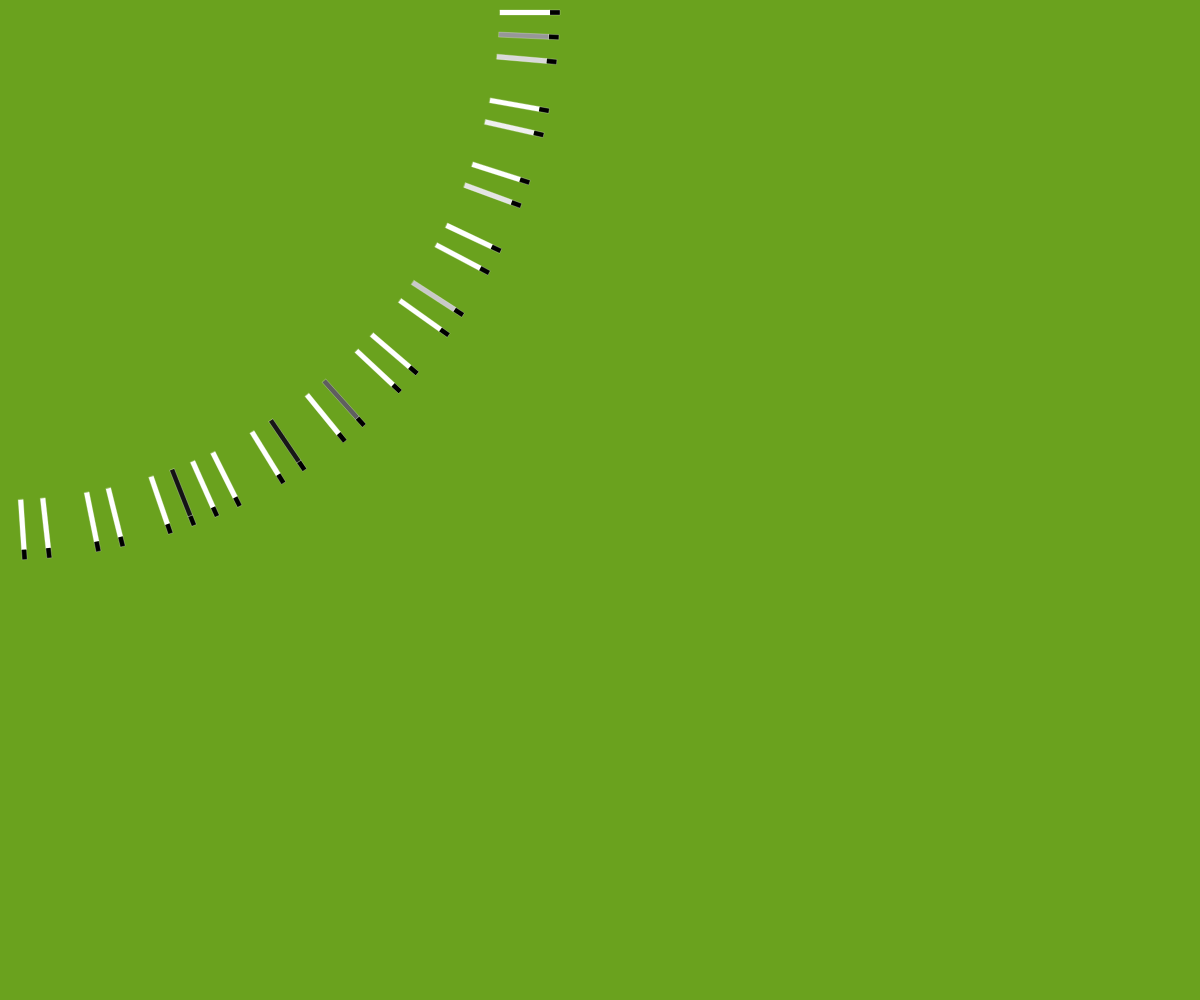
Frame 1 (no input)
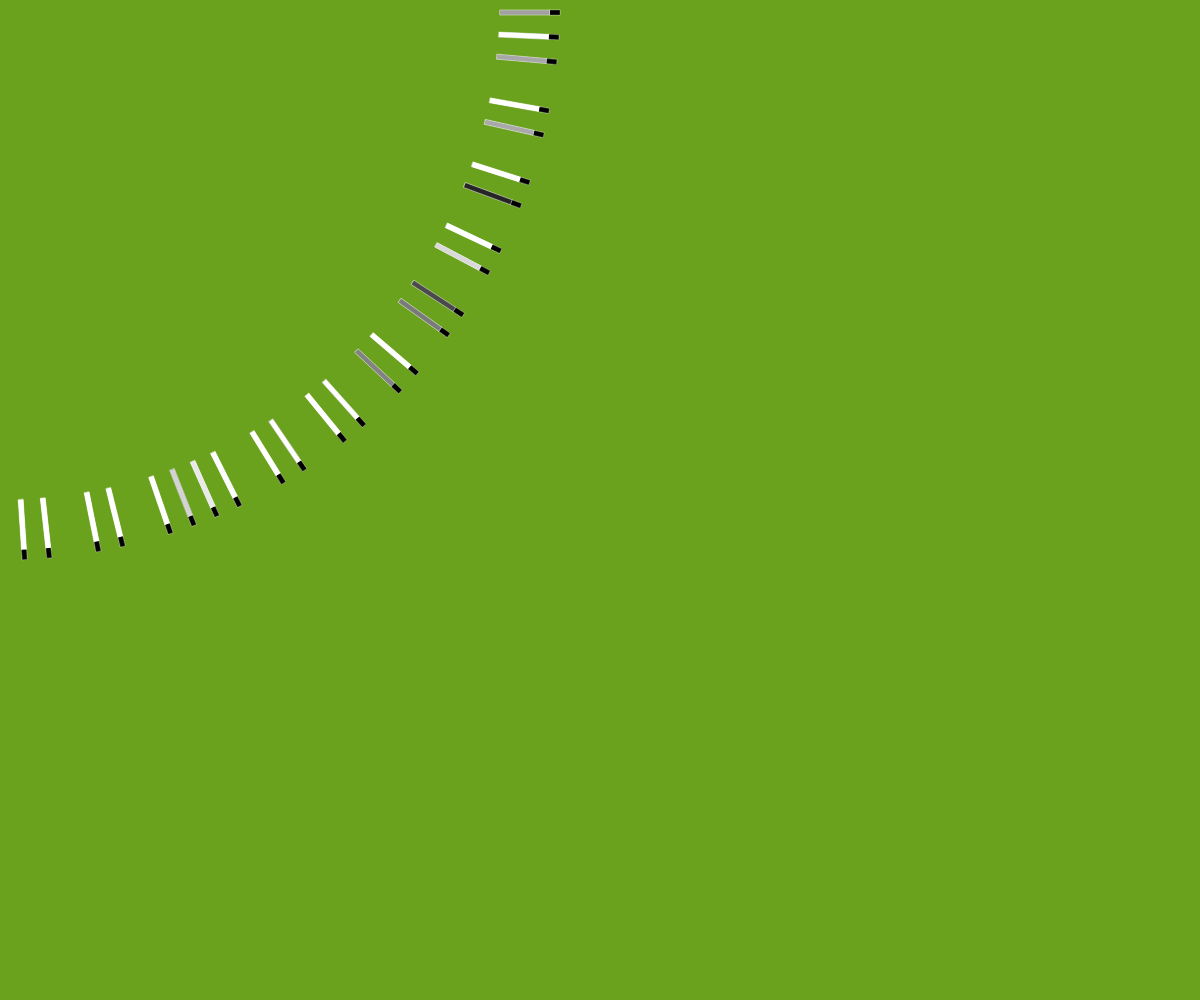
Frame 2 (the mouse pressed at the canvas centre, redrawn once)

The p5.js sketch that drew these frames (run headless with seeded random() and noise() and a simulated clock; the mouse was pressed at the canvas centre and the sketch redrawn once):

// p5.js sketch
// ── sketch.js
function setup() {
    createCanvas(windowWidth, windowHeight);
    background("#6AA21E");
    colorMode(HSB);
    noLoop()
    // smooth();
}

function draw(){
    noFill();
    strokeWeight(.25);
    stroke(100);

    for (i = 0;i < 300; i+=3) {
        fill(random(255));
        rect(height/2,10,50, 5);

        fill(255, 0, 0);
        rect(height/2+50,10,10, 5);

        rotate(5);
      // ellipse(width/2 + i, height/2-i, 100+i*5, 100-i*5);
    }
}
